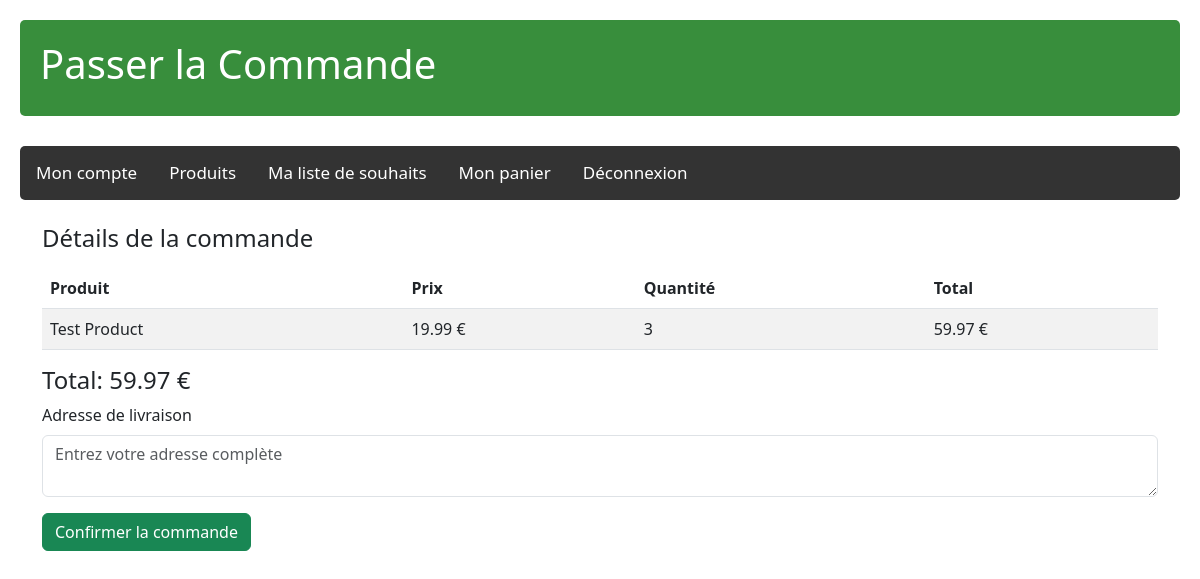
Page /Client/order.php (signed in) on the committed database.
### tables this page shows
CREATE TABLE `panier` (
  `id` int(11) NOT NULL,
  `id_client` int(11) NOT NULL,
  `date_creation` datetime DEFAULT current_timestamp(),
  `id_produit` int(11) NOT NULL,
  `quantite` int(11) NOT NULL DEFAULT 1
);

CREATE TABLE `produit` (
  `id` int(11) NOT NULL,
  `nom` varchar(100) NOT NULL,
  `description` text DEFAULT NULL,
  `prix` decimal(10,2) NOT NULL,
  `quantite_stock` int(11) NOT NULL,
  `id_vendeur` int(11) NOT NULL,
  `category` varchar(100) DEFAULT NULL,
  `image` varchar(255) DEFAULT NULL
);

### Client/order.php (the view, shortened to what this page needs)
<?php
require_once '../db.php';
$user_id = $_SESSION['user']['id'];
$query = "SELECT p.id, p.nom AS name, p.prix AS prix, c.quantite AS quantity
          FROM produit p
          JOIN panier c ON p.id = c.id_produit
          WHERE c.id_client = $user_id";
$result = $conn->query($query);
?>
<!DOCTYPE html>
<html lang="fr">
<head>
    <link rel="stylesheet" href="client.css">
    <link href="https://cdn.jsdelivr.net/npm/bootstrap@5.3.0/dist/css/bootstrap.min.css" rel="stylesheet">
</head>
<body>
    <div class="header">
        <h1>Passer la Commande</h1>
    </div>
    <div class="menu">
        <a href="./client.php">Mon compte</a>
        <a href="products.php">Produits</a>
        <a href="wishlist.php">Ma liste de souhaits</a>
        <a href="cart.php">Mon panier</a>
        <a href="../compte/logout.php">Déconnexion</a>
    </div>
    <div class="container mt-4">
        <?php if (isset($_GET['success'])): ?>
        <div class="alert alert-success">Votre commande a été passée avec succès !</div>
        <?php elseif (isset($_SESSION['error'])): ?>
        <div class="alert alert-danger"><?= $_SESSION['error']; unset($_SESSION['error']); ?></div>
        <?php else: ?>
        <h4 class="mb-3">Détails de la commande</h4>
        <table class="table table-striped">
            <thead>
                <tr>
                    <th>Produit</th>
                    <th>Prix</th>
                    <th>Quantité</th>
                    <th>Total</th>
                </tr>
            </thead>
            <tbody>
                <?php $total = 0; while ($item = $result->fetch_assoc()): ?>
                <tr>
                    <td><?= htmlspecialchars($item['name']) ?></td>
                    <td><?= number_format($item['prix'], 2) ?> €</td>
                    <td><?= $item['quantity'] ?></td>
                    <td><?= number_format($item['prix'] * $item['quantity'], 2) ?> €</td>
                </tr>
                <?php $total += $item['prix'] * $item['quantity']; endwhile; ?>
            </tbody>
        </table>
        <h4>Total: <?= number_format($total, 2) ?> €</h4>
        <form method="POST">
            <div class="mb-3">
                <label for="address" class="form-label">Adresse de livraison</label>
                <textarea class="form-control" id="address" name="address"
                    placeholder="Entrez votre adresse complète" required></textarea>
            </div>
            <button type="submit" name="place_order" class="btn btn-success">Confirmer la commande</button>
        </form>
        <?php endif; ?>
    </div>
</body>
</html>

### Client/client.css (style rules this page uses)
body { font-family: Arial, sans-serif; margin: 0; padding: 20px; background-color: #f5f5f5; }
.header { background-color: #388e3c; color: white; padding: 20px; margin-bottom: 30px; border-radius: 5px; }
.menu { background-color: #333; overflow: hidden; border-radius: 5px; margin-bottom: 20px; }
.menu a { float: left; color: white; text-align: center; padding: 14px 16px; text-decoration: none; font-size: 17px; }

### rows in the picture
panier: id_produit.nom "Test Product", id_produit.prix "19.99", quantite "3", $item['prix'] * $item['quantity'] "59.97"

### other values in the picture
$total "59.97"
